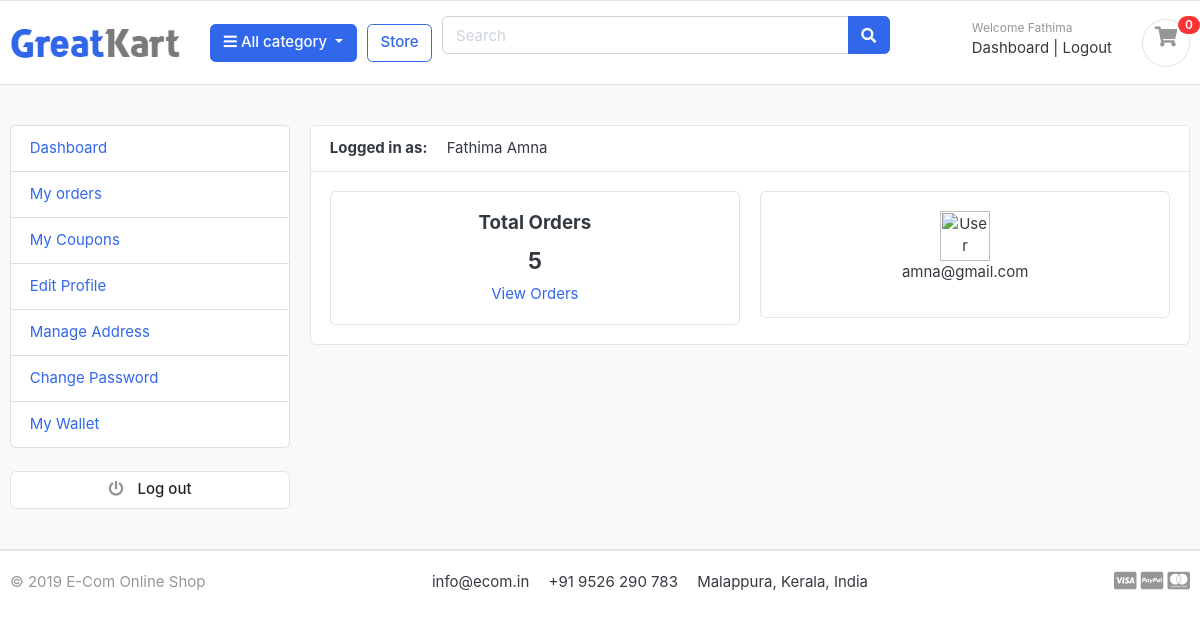
The app's page /accounts/dashboard/ (signed in) with its own data.
### accounts/models.py (models this page shows, shortened)
class Account(AbstractBaseUser):
    first_name = models.CharField(max_length=50)
    last_name = models.CharField(max_length=50)
    username = models.CharField(max_length=50, unique=True)
    email = models.EmailField(max_length=100, unique=True)
    phone_number = models.CharField(max_length=12, unique=True, default='')
    wallet = models.FloatField(null=True, default=0.0)
    date_joined = models.DateTimeField(auto_now_add=True)
    last_login = models.DateTimeField(auto_now_add=True)
    is_admin = models.BooleanField(default=False)
    is_staff = models.BooleanField(default=False)
    is_active = models.BooleanField(default=True)
    is_superadmin = models.BooleanField(default=False)
    USERNAME_FIELD = 'email'
    REQUIRED_FIELDS = ['username', 'first_name', 'last_name']
    objects = MyAccountManager()
    class Meta:
        verbose_name = 'account'
        verbose_name_plural = 'accounts'

### accounts/views.py (the view)
# urls.py: path('dashboard/', views.dashboard, name='dashboard'),
@cache_control(no_cache=True, must_revalidate=True, no_store=True)
@login_required(login_url='login_user')
def dashboard(request):
    orders = Order.objects.order_by('-created_at').filter(user_id=request.user.id, is_ordered=True)
    orders_count =orders.count()
    context = {
        'orders_count' : orders_count,
    }
    return render(request, 'accounts/dashboard.html', context)

### carts/context_processors.py (called while the page is built)
def counter(request):
    cart_count = 0
    if 'admin' in request.path:
        return {}
    else:
        try:
            cart = Cart.objects.filter(cart_id = _cart_id(request))
            if request.user.is_authenticated:
                cart_items = CartItem.objects.all().filter(user=request.user)
            else:
                cart_items = CartItem.objects.all().filter(cart=cart[:1])
            for cart_item in cart_items:
                cart_count += cart_item.quantity
        except Cart.DoesNotExist:
            cart_count = 0
    return dict(cart_count=cart_count)

### carts/views.py (called while the page is built)
def _cart_id(request):
    cart = request.session.session_key
    if not cart:
        cart = request.session.create()
    return cart

### category/context_processors.py (called while the page is built)
def menu_links(request):
    links = Category.objects.all()
    return dict(links=links)

### category/models.py (called while the page is built)
    def get_url(self):
        return reverse('products_by_category', args=[self.slug])

### templates/accounts/dashboard.html (shortened to what this page needs)
{% extends 'base.html' %}
{% load static %}
{% block content %}
<section class="section-content padding-y bg">
<div class="container">
	<div class="row">
		{% include 'includes/dashboard-sidebar.html' %}
	<main class="col-md-9">
		<article class="card">
		<header class="card-header">
			<strong class="d-inline-block mr-3">Logged in as:</strong>
			<span>{{ user.first_name}} {{ user.last_name }}</span>
		</header>
		<div class="card-body">
			<div class="row">
				<div class="col-md-6">
					<div class="card" style="text-align:center;">
						<div class="card-body">
							<h5 class="card-title">Total Orders</h5>
							<h4>{{ orders_count }}</h4>
							<a href="{% url 'my_orders' %}">View Orders</a>
						</div>
					</div>
				</div>
				<div class="col-md-6">
					<div class="card" style="text-align:center;">
						<div class="card-body">
							<img src="https://www.w3schools.com/howto/img_avatar.png" alt="User Profile Picture" width="50" height="50" style="boarder-radius:50%;">
							<p>{{ user.email }}</p>
						</div>
					</div>
				</div>
			</div>
		</div>
		</article>
	</main>
</div>
</div>
</section>
{% endblock %}

### templates/includes/navbar.html (shortened to what this page needs)
{% load static %}
<header class="section-header">
    <section class="header-main border-bottom">
        <div class="container">
            <div class="row align-items-center">
                <div class="col-lg-2 col-md-3 col-6">
                    <a href="{% url 'home' %}" class="brand-wrap">
                        <img class="logo" src="{% static './images/logo.png' %}">
                    </a>
                </div>
                <div class="col-lg col-sm col-md col-6 flex-grow-0">
                    <div class="category-wrap dropdown d-inline-block float-right">
                        <button type="button" class="btn btn-primary dropdown-toggle" data-toggle="dropdown">
                            <i class="fa fa-bars"></i> All category
                        </button>
                    </div>
                </div>
                <a href="{% url 'store' %}" class="btn btn-outline-primary">Store</a>
                <div class="col-lg  col-md-6 col-sm-12 col">
                    <form action="{% url 'search' %}" class="search" method="GET">
                        <div class="input-group w-100">
                            <input type="text" class="form-control" style="width:60%;" placeholder="Search" name="keyword">
                            <div class="input-group-append">
                                <button class="btn btn-primary" type="submit">
                                    <i class="fa fa-search"></i>
                                </button>
                            </div>
                        </div>
                    </form>
                </div>
                <div class="col-lg-3 col-sm-6 col-8 order-2 order-lg-3">
                    <div class="d-flex justify-content-end mb-3 mb-lg-0">
                        {% if user.id %}
                        <div class="widget-header">
                            <small class="title text-muted">Welcome {{ user.first_name }} </small>
                            <div>
                                <a href="{% url 'dashboard' %}">Dashboard</a> <span class="dark-transp"> | </span>
                                <a href="{% url 'logout_user' %}">Logout</a>
                            </div>
                        </div>
                        {% endif %}
                        <a href="{% url 'cart' %}" class="widget-header pl-3 ml-3">
                            <div class="icon icon-sm rounded-circle border"><i class="fa fa-shopping-cart pt-2"></i>
                            </div>
                            <span class="badge badge-pill badge-danger notify">{{ cart_count }}</span>
                        </a>
                    </div>
                </div>
            </div>
        </div>
    </section>
</header>

### static/css/ui.css (style rules this page uses)
html { font-family: "Inter", sans-serif; font-size: 15px; }
.icon-xs, .icon-sm, .icon-md, .icon-lg { display: inline-block; text-align: center; flex-shrink: 0; flex-grow: 0; }
.icon-sm { width: 48px; height: 48px; line-height: 48px !important; font-size: 20px; }
.padding-y { padding-top: 40px; padding-bottom: 40px; }
article:after, .form-group:after { display: block; clear: both; content: ""; }
.bg { background-color: #f8f9fa; }
.header-main { position: relative; padding-top: 1rem; padding-bottom: 1rem; }
.brand-wrap .logo, .navbar-brand .logo { margin-right: 7px; max-height: 42px; display: inline-block; }
.widget-header { display: inline-block; vertical-align: middle; position: relative; }
.widget-header a { color: #343a40; }
.widget-header i { color: #969696; }
.widget-header .title { display: block; }
.widget-header .notify { position: absolute; top: -3px; right: -10px; }
.notify { position: absolute; top: -4px; right: -10px; display: inline-block; padding: 0.25em 0.6em; font-size: 12px; line-height: 1; text-align: center; border-radius: 3rem; color: #fff; background-color: #fa3434; }

### records on screen
Account: first_name "Fathima", last_name "Amna", email "amna@gmail.com"

### other values on screen
{{ cart_count }} "0"
{{ orders_count }} "5"
